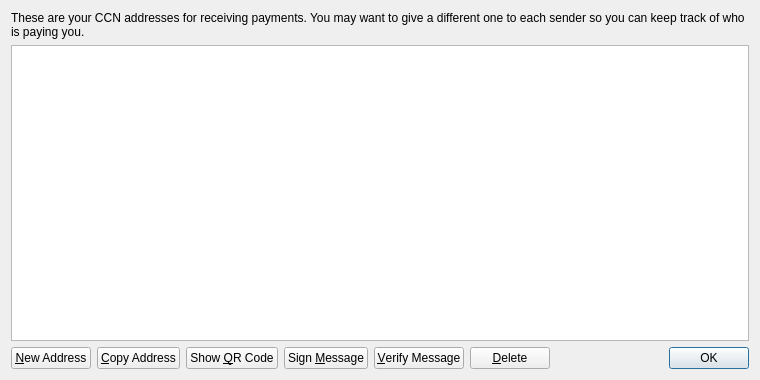
<?xml version="1.0" encoding="UTF-8"?>
<ui version="4.0">
 <class>AddressBookPage</class>
 <widget class="QWidget" name="AddressBookPage">
  <property name="geometry">
   <rect>
    <x>0</x>
    <y>0</y>
    <width>760</width>
    <height>380</height>
   </rect>
  </property>
  <property name="windowTitle">
   <string>Address Book</string>
  </property>
  <layout class="QVBoxLayout" name="verticalLayout">
   <item>
    <widget class="QLabel" name="labelExplanation">
     <property name="text">
      <string>These are your CCN addresses for receiving payments. You may want to give a different one to each sender so you can keep track of who is paying you.</string>
     </property>
     <property name="textFormat">
      <enum>Qt::PlainText</enum>
     </property>
     <property name="wordWrap">
      <bool>true</bool>
     </property>
    </widget>
   </item>
   <item>
    <widget class="QTableView" name="tableView">
     <property name="contextMenuPolicy">
      <enum>Qt::CustomContextMenu</enum>
     </property>
     <property name="toolTip">
      <string>Double-click to edit address or label</string>
     </property>
     <property name="tabKeyNavigation">
      <bool>false</bool>
     </property>
     <property name="alternatingRowColors">
      <bool>true</bool>
     </property>
     <property name="selectionMode">
      <enum>QAbstractItemView::SingleSelection</enum>
     </property>
     <property name="selectionBehavior">
      <enum>QAbstractItemView::SelectRows</enum>
     </property>
     <property name="sortingEnabled">
      <bool>true</bool>
     </property>
     <attribute name="verticalHeaderVisible">
      <bool>false</bool>
     </attribute>
    </widget>
   </item>
   <item>
    <layout class="QHBoxLayout" name="horizontalLayout">
     <item>
      <widget class="QPushButton" name="newAddressButton">
       <property name="toolTip">
        <string>Create a new address</string>
       </property>
       <property name="text">
        <string>&amp;New Address</string>
       </property>
       <property name="icon">
        <iconset resource="../bitcoin.qrc">
         <normaloff>:/icons/add</normaloff>:/icons/add</iconset>
       </property>
      </widget>
     </item>
     <item>
      <widget class="QPushButton" name="copyToClipboard">
       <property name="toolTip">
        <string>Copy the currently selected address to the system clipboard</string>
       </property>
       <property name="text">
        <string>&amp;Copy Address</string>
       </property>
       <property name="icon">
        <iconset resource="../bitcoin.qrc">
         <normaloff>:/icons/editcopy</normaloff>:/icons/editcopy</iconset>
       </property>
      </widget>
     </item>
     <item>
      <widget class="QPushButton" name="showQRCode">
       <property name="text">
        <string>Show &amp;QR Code</string>
       </property>
       <property name="icon">
        <iconset resource="../bitcoin.qrc">
         <normaloff>:/icons/qrcode</normaloff>:/icons/qrcode</iconset>
       </property>
      </widget>
     </item>
     <item>
      <widget class="QPushButton" name="signMessage">
       <property name="toolTip">
        <string>Sign a message to prove you own a CCN address</string>
       </property>
       <property name="text">
        <string>Sign &amp;Message</string>
       </property>
       <property name="icon">
        <iconset resource="../bitcoin.qrc">
         <normaloff>:/icons/edit</normaloff>:/icons/edit</iconset>
       </property>
      </widget>
     </item>
     <item>
      <widget class="QPushButton" name="verifyMessage">
       <property name="toolTip">
        <string>Verify a message to ensure it was signed with a specified CCN address</string>
       </property>
       <property name="text">
        <string>&amp;Verify Message</string>
       </property>
       <property name="icon">
        <iconset resource="../bitcoin.qrc">
         <normaloff>:/icons/transaction_0</normaloff>:/icons/transaction_0</iconset>
       </property>
      </widget>
     </item>
     <item>
      <widget class="QPushButton" name="deleteButton">
       <property name="toolTip">
        <string>Delete the currently selected address from the list</string>
       </property>
       <property name="text">
        <string>&amp;Delete</string>
       </property>
       <property name="icon">
        <iconset resource="../bitcoin.qrc">
         <normaloff>:/icons/remove</normaloff>:/icons/remove</iconset>
       </property>
      </widget>
     </item>
     <item>
      <spacer name="horizontalSpacer">
       <property name="orientation">
        <enum>Qt::Horizontal</enum>
       </property>
       <property name="sizeHint" stdset="0">
        <size>
         <width>40</width>
         <height>20</height>
        </size>
       </property>
      </spacer>
     </item>
     <item>
      <widget class="QDialogButtonBox" name="buttonBox">
       <property name="sizePolicy">
        <sizepolicy hsizetype="Maximum" vsizetype="Fixed">
         <horstretch>0</horstretch>
         <verstretch>0</verstretch>
        </sizepolicy>
       </property>
       <property name="standardButtons">
        <set>QDialogButtonBox::Ok</set>
       </property>
      </widget>
     </item>
    </layout>
   </item>
  </layout>
 </widget>
 <resources>
  <include location="../bitcoin.qrc"/>
 </resources>
 <connections/>
</ui>
